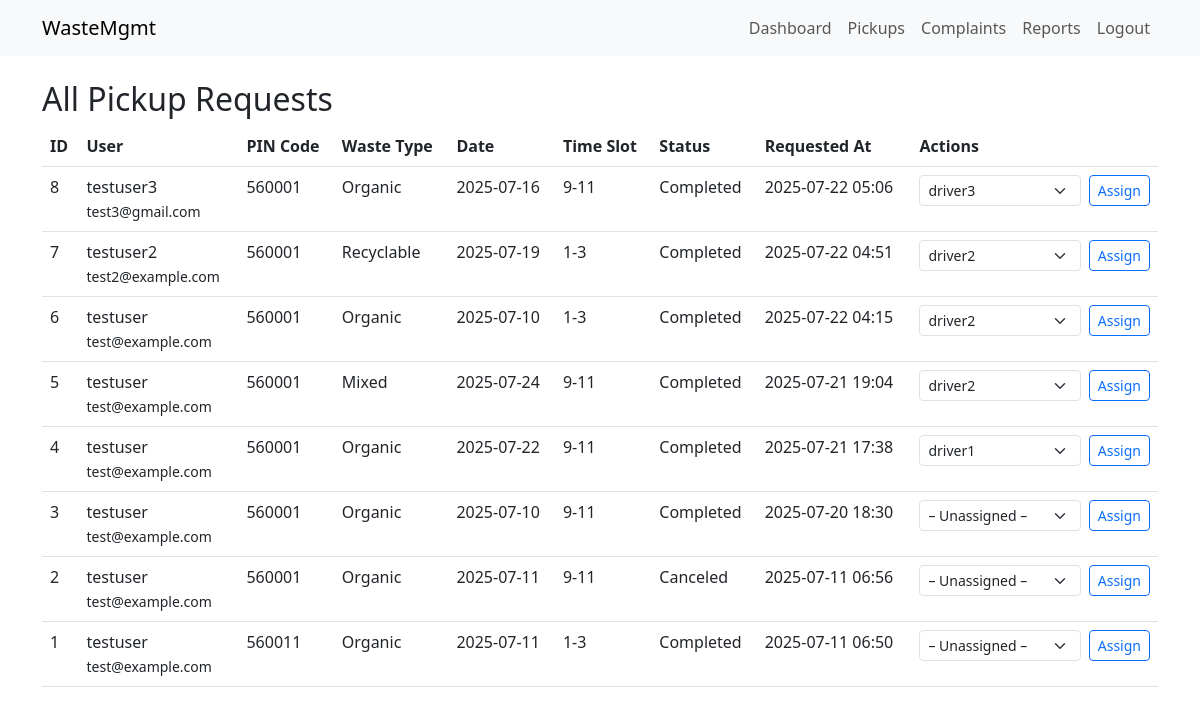
The page /admin/pickups (signed in) on the database its author committed.
### app/models.py (models this page shows, shortened)
class Pickup(db.Model):
    __tablename__ = 'pickups'
    id = db.Column(db.Integer, primary_key=True)
    user_id = db.Column(db.Integer, db.ForeignKey('users.id'), nullable=False)
    driver_id = db.Column(db.Integer, db.ForeignKey('users.id'), nullable=True)
    pin_code = db.Column(db.String(10), nullable=False)
    waste_type = db.Column(db.String(20), nullable=False)
    pickup_date = db.Column(db.Date, nullable=False)
    time_slot = db.Column(db.String(20), nullable=False)
    status = db.Column(db.String(20), nullable=False, default='Pending')
    created_at = db.Column(db.DateTime, default=datetime.utcnow)

class User(db.Model, UserMixin):
    __tablename__ = 'users'
    id = db.Column(db.Integer, primary_key=True)
    username = db.Column(db.String(50), nullable=False)
    email = db.Column(db.String(120), unique=True, nullable=False)
    phone = db.Column(db.String(20), unique=True, nullable=False)
    password_hash = db.Column(db.String(128), nullable=False)
    role = db.Column(db.String(20), nullable=False, default='user')
    created_at = db.Column(db.DateTime, default=datetime.utcnow)
    pickups_requested = db.relationship(
        'Pickup',
        foreign_keys='Pickup.user_id',
        backref='user',
        lazy=True
    )
    pickups_driven = db.relationship(
        'Pickup',
        foreign_keys='Pickup.driver_id',
        backref='driver',
        lazy=True
    )
    complaints = db.relationship('Complaint', backref='user', lazy=True)

### app/routes/admin.py (the view)
@admin.route('/pickups')
def view_pickups():
    pickups = Pickup.query.order_by(Pickup.created_at.desc()).all()
    drivers = User.query.filter_by(role='driver').all()
    return render_template(
        'admin_pickups.html',
        pickups=pickups,
        drivers=drivers
    )

### app/models.py (called while the page is built)
@login_manager.user_loader
def load_user(user_id):
    return User.query.get(int(user_id))

### app/routes/admin.py (called while the page is built)
@admin.before_request
@login_required
def ensure_admin():
    if current_user.role != 'admin':
        flash('Access denied: Admins only.', 'danger')
        return redirect(url_for('dashboard.home'))

### app/templates/admin_pickups.html (shortened to what this page needs)
{% extends 'base.html' %}
{% block content %}
<div class="mt-4">
  <h2>All Pickup Requests</h2>
  <table class="table table-hover">
    <thead>
      <tr>
        <th>ID</th>
        <th>User</th>
        <th>PIN Code</th>
        <th>Waste Type</th>
        <th>Date</th>
        <th>Time Slot</th>
        <th>Status</th>
        <th>Requested At</th>
        <th>Actions</th>
      </tr>
    </thead>
    <tbody>
      {% for p in pickups %}
      <tr>
        <td>{{ p.id }}</td>
        <td>
          {{ p.user.username }}<br />
          <small>{{ p.user.email }}</small>
        </td>
        <td>{{ p.pin_code }}</td>
        <td>{{ p.waste_type.title() }}</td>
        <td>{{ p.pickup_date.strftime('%Y-%m-%d') }}</td>
        <td>{{ p.time_slot }}</td>
        <td>{{ p.status }}</td>
        <td>{{ p.created_at.strftime('%Y-%m-%d %H:%M') }}</td>
        <td>
          <form method="POST"
                action="{{ url_for('admin.assign_pickup', pickup_id=p.id) }}"
                class="d-flex">
            <select name="driver_id" class="form-select form-select-sm me-2">
              <option value="">– Unassigned –</option>
              {% for d in drivers %}
                <option value="{{ d.id }}" {% if p.driver_id == d.id %}selected{% endif %}>
                  {{ d.username }}
                </option>
              {% endfor %}
            </select>
            <button type="submit" class="btn btn-sm btn-outline-primary">
              Assign
            </button>
          </form>
        </td>
      </tr>
      {% endfor %}
    </tbody>
  </table>
</div>
{% endblock %}

### rows shown on the page
Pickup: id "8", user.username "testuser3", user.email "test3@gmail.com", pin_code "560001", waste_type "Organic", pickup_date "2025-07-16", time_slot "9-11", status "Completed", created_at "2025-07-22 05:06", driver_id "driver3"
Pickup: id "7", user.username "testuser2", user.email "test2@example.com", pin_code "560001", waste_type "Recyclable", pickup_date "2025-07-19", time_slot "1-3", status "Completed", created_at "2025-07-22 04:51", driver_id "driver2"
Pickup: id "6", user.username "testuser", user.email "test@example.com", pin_code "560001", waste_type "Organic", pickup_date "2025-07-10", time_slot "1-3", status "Completed", created_at "2025-07-22 04:15", driver_id "driver2"
Pickup: id "5", user.username "testuser", user.email "test@example.com", pin_code "560001", waste_type "Mixed", pickup_date "2025-07-24", time_slot "9-11", status "Completed", created_at "2025-07-21 19:04", driver_id "driver2"
Pickup: id "4", user.username "testuser", user.email "test@example.com", pin_code "560001", waste_type "Organic", pickup_date "2025-07-22", time_slot "9-11", status "Completed", created_at "2025-07-21 17:38", driver_id "driver1"
Pickup: id "3", user.username "testuser", user.email "test@example.com", pin_code "560001", waste_type "Organic", pickup_date "2025-07-10", time_slot "9-11", status "Completed", created_at "2025-07-20 18:30"
Pickup: id "2", user.username "testuser", user.email "test@example.com", pin_code "560001", waste_type "Organic", pickup_date "2025-07-11", time_slot "9-11", status "Canceled", created_at "2025-07-11 06:56"
Pickup: id "1", user.username "testuser", user.email "test@example.com", pin_code "560011", waste_type "Organic", pickup_date "2025-07-11", time_slot "1-3", status "Completed", created_at "2025-07-11 06:50"
